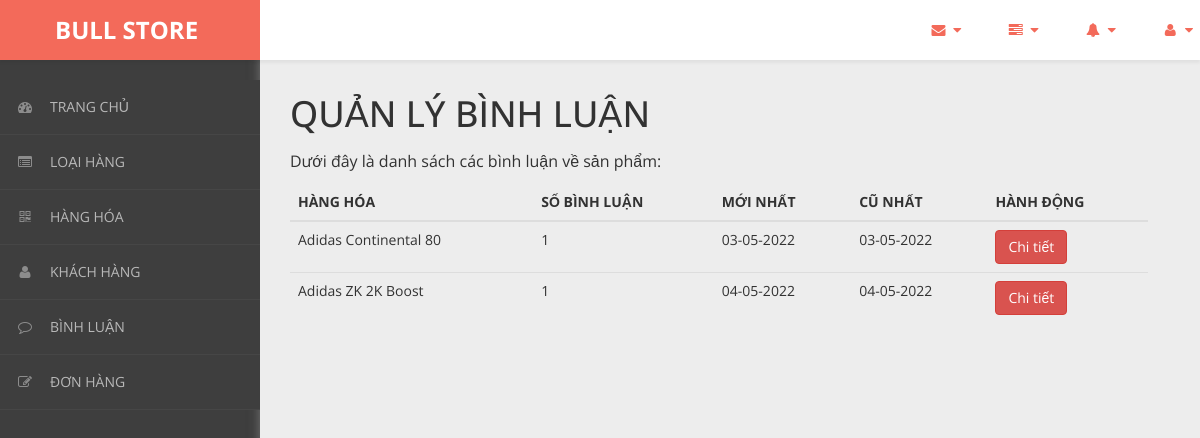
The app's page /admin/content/binh-luan/binh-luan-list.php with its own data.
### tables this page shows
CREATE TABLE `hang_hoa` (
  `ma_hh` int(11) NOT NULL,
  `ten_hh` varchar(50) NOT NULL,
  `hinh` varchar(50) NOT NULL,
  `don_gia` int(11) NOT NULL,
  `giam_gia` int(11) NOT NULL,
  `mo_ta` varchar(500) NOT NULL,
  `ma_loai` int(11) NOT NULL
);

### admin/dao/pdo.php (called while the page is built, shortened)
<?php
    function pdo_get_connection(){
        $pdo = new PDO("mysql:host=localhost;dbname=project-web",'root','');
        $pdo->setAttribute(PDO::ATTR_ERRMODE, PDO::ERRMODE_EXCEPTION);
        return $pdo;
    }
    function pdo_query($sql){
        $sql_args = array_slice(func_get_args(),1);
        try{
            $conn = pdo_get_connection();
            $stmt = $conn ->prepare($sql);
            $stmt -> execute($sql_args);
            $rows = $stmt -> fetchAll();
            return $rows;
        }catch(PDOException $e){
            throw $e;
        }finally{
            unset($conn);
        }
    }
    ?>

### admin/dao/thong-ke.php (called while the page is built, shortened)
<?php
    require_once ('pdo.php');
    function thong_ke_binh_luan(){
    $sql = "SELECT hh.ma_hh, hh.ten_hh,"
            . " COUNT(*) so_luong,"
            . " MIN(bl.ngay_bl) cu_nhat,"
            . " MAX(bl.ngay_bl) moi_nhat"
            . " FROM binh_luan bl "
            . " JOIN hang_hoa hh ON hh.ma_hh=bl.ma_hh "
            . " GROUP BY hh.ma_hh, hh.ten_hh"
            . " HAVING so_luong > 0";
    return pdo_query($sql);
    }
?>

### admin/content/binh-luan/binh-luan-list.php (the view, shortened to what this page needs)
<!DOCTYPE html>
<html xmlns="http://www.w3.org/1999/xhtml">
<head>
    <link href="../../../css/admin/css/bootstrap.css" rel="stylesheet" />
    <link href="../../../css/admin/css/font-awesome.css" rel="stylesheet" />
    <link href="../../../css/admin/css/custom-styles.css" rel="stylesheet" />
</head>
<body>
    <div id="wrapper">
        <nav class="navbar navbar-default top-navbar" role="navigation">
            <div class="navbar-header">
                <a class="navbar-brand" href="../../../../project-web/trang-chinh/"><strong style = "margin-left: 40px;">BULL STORE</strong></a>
            </div>
            <ul class="nav navbar-top-links navbar-right">
                <li class="dropdown">
                    <a class="dropdown-toggle" data-toggle="dropdown" href="#" aria-expanded="false">
                        <i class="fa fa-envelope fa-fw"></i> <i class="fa fa-caret-down"></i>
                    </a>
                </li>
                <li class="dropdown">
                    <a class="dropdown-toggle" data-toggle="dropdown" href="#" aria-expanded="false">
                        <i class="fa fa-tasks fa-fw"></i> <i class="fa fa-caret-down"></i>
                    </a>
                </li>
                <li class="dropdown">
                    <a class="dropdown-toggle" data-toggle="dropdown" href="#" aria-expanded="false">
                        <i class="fa fa-bell fa-fw"></i> <i class="fa fa-caret-down"></i>
                    </a>
                </li>
                <li class="dropdown">
                    <a class="dropdown-toggle" data-toggle="dropdown" href="#" aria-expanded="false">
                        <i class="fa fa-user fa-fw"></i> <i class="fa fa-caret-down"></i>
                    </a>
                </li>
            </ul>
        </nav>
        <nav class="navbar-default navbar-side" role="navigation">
            <div class="sidebar-collapse">
                <ul class="nav" id="main-menu">
                    <li>
                        <a href="../thong-ke/thong-ke-list.php"><i class="fa fa-dashboard"></i>TRANG CHỦ</a>
                    </li>
                    <li>
                        <a href="../loai-hang/loai-hang-list.php"><i class="fa fa-list-alt" aria-hidden="true"></i>LOẠI HÀNG</a>
                    </li>
                    <li>
                        <a href="../hang-hoa/hang-hoa-list.php"><i class="fa fa-qrcode"></i>HÀNG HÓA</a>
                    </li>
                    <li>
                        <a href="../khach-hang/khach-hang-list.php"><i class="fa fa-user"></i>KHÁCH HÀNG</a>
                    </li>
                    <li>
                        <a href="../binh-luan/binh-luan-list.php"><i class="fa fa-comment-o" aria-hidden="true"></i>BÌNH LUẬN</a>
                    </li>
                    <li>
                        <a href="../hoa-don/hoa-don-list.php"><i class="fa fa-edit"></i>ĐƠN HÀNG</a>
                    </li>
                </ul>
            </div>
        </nav>
        <div id="page-wrapper">
		    <div class="header">
                <div class="page-header">
                    <h1>QUẢN LÝ BÌNH LUẬN</h1>
                    <p>Dưới đây là danh sách các bình luận về sản phẩm: </p>
                    <?php
                        require_once ('../../dao/thong-ke.php');
                        $items = thong_ke_binh_luan();
                    ?>
                    <table class="table table-hover">
                        <thead>
                            <tr>
                            <th>HÀNG HÓA</th>
                            <th>SỐ BÌNH LUẬN</th>
                            <th>MỚI NHẤT</th>
                            <th>CŨ NHẤT</th>
                            <th>HÀNH ĐỘNG</th>
                            </tr>
                        </thead>
                        <tbody>
                            <?php foreach($items as $item){
                                    extract($item);
                                ?>
                                <tr>
                                <td><?=$ten_hh?></td>
                                <td><?=$so_luong?></td>
                                <td><?=$moi_nhat?></td>
                                <td><?=$cu_nhat?></td>
                                <td><a href="binh-luan-detail.php?ma_hh=<?=$ma_hh?>"><button class="btn btn-danger">Chi tiết</button></a></td>
                                </tr>
                            <?php } ?>
                        </tbody>
                    </table>
                </div>
		    </div>
        </div>
    </div>
</body>
</html>

### css/admin/css/custom-styles.css (style rules this page uses)
body { font-family: 'Open Sans', sans-serif; background: #3E3E3E; }
#wrapper { width: 100%; }
#page-wrapper { padding: 15px 15px; min-height: 600px; background: #EDEDED; }
h1, .h1, h2, .h2, h3, .h3 { margin-top: 7px; margin-bottom: -5px; }
p { font-size:16px; line-height:25px; padding-top:20px; }
.navbar-side { z-index: 0; }
.navbar-side .nav > li > a > i { color: #8C8C8C;padding: 8px;width: 30px;text-align: center; }
.top-navbar { position: fixed; width: 100%; z-index: 300; -webkit-box-shadow: 0 3px 3px rgba(0, 0, 0, 0.05); -moz-box-shadow: 0 3px 3px rgba(0, 0, 0, 0.05); box-shadow: 0 3px 3px rgba(0, 0, 0, 0.05); }
.navbar-side { z-index: 1; position: fixed; width: 260px; top: 80px; }
#page-wrapper { position: relative; top: 55px; box-shadow: 0 0 10px #757575; -moz-box-shadow: 0 0 10px #757575; -webkit-box-shadow: 0 0 10px #757575; }
.page-header { margin: 0;border-bottom: 1px solid transparent;text-align: left;background-color: rgb(237, 237, 237);padding: 32px 22px 32px 0;color: #323232; }
.header { margin: 0 30px; }
.top-navbar { margin:0px; }
.top-navbar .navbar-brand { color: #fff;width: 260px;text-align: left;height: 60px;font-size: 24px;font-weight: 700;line-height: 30px;background: #F36A5A; }
.top-navbar .nav > li { position: relative; display: inline-block; margin: 0px; padding: 0px; }
.top-navbar .nav > li > a { position: relative; display: block; padding: 20px;color: #FFFFFF; margin: 0px; }
.sidebar-collapse , .sidebar-collapse .nav { background:none; }
.sidebar-collapse .nav { padding:0; }
.sidebar-collapse .nav > li > a { color: #B8B8B8; background:transparent; text-shadow:none; font-size: 14px; }
.sidebar-collapse > .nav > li > a { padding: 12px 10px; }
.sidebar-collapse > .nav > li { border-bottom: 1px solid rgba(107, 108, 109, 0.19); }
.navbar-side { border:none; background: #3E3E3E; }
.top-navbar { background: #FFFFFF; border-bottom:none; }
.top-navbar .nav > li > a > i { margin-right: 2px; }
.navbar-default { border:0px solid black; }
.navbar-header { background: transparent; }
.nav > li > a > i { margin-right:10px; color: rgb(243, 106, 90); }
@media (min-width:768px) { #page-wrapper { margin: 0 0 0 260px; padding: 0; min-height: 1200px; } }
@media (min-width:768px) { .navbar-side { width: 260px; z-index: 1; } }
@media (min-width:768px) { .navbar { border-radius: 0px; } }

### records on screen
hang_hoa: ten_hh "Adidas Continental 80", so_luong "1", moi_nhat "03-05-2022", cu_nhat "03-05-2022"
hang_hoa: ten_hh "Adidas ZK 2K Boost", so_luong "1", moi_nhat "04-05-2022", cu_nhat "04-05-2022"
